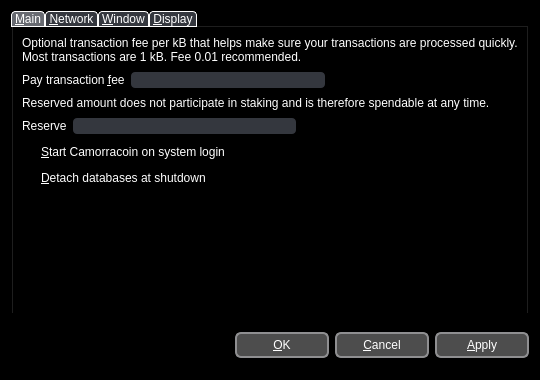
<?xml version="1.0" encoding="UTF-8"?>
<ui version="4.0">
 <class>OptionsDialog</class>
 <widget class="QDialog" name="OptionsDialog">
  <property name="geometry">
   <rect>
    <x>0</x>
    <y>0</y>
    <width>540</width>
    <height>380</height>
   </rect>
  </property>
  <property name="palette">
   <palette>
    <active>
     <colorrole role="WindowText">
      <brush brushstyle="SolidPattern">
       <color alpha="255">
        <red>255</red>
        <green>255</green>
        <blue>255</blue>
       </color>
      </brush>
     </colorrole>
     <colorrole role="Base">
      <brush brushstyle="SolidPattern">
       <color alpha="255">
        <red>0</red>
        <green>0</green>
        <blue>0</blue>
       </color>
      </brush>
     </colorrole>
     <colorrole role="Window">
      <brush brushstyle="SolidPattern">
       <color alpha="255">
        <red>0</red>
        <green>0</green>
        <blue>0</blue>
       </color>
      </brush>
     </colorrole>
    </active>
    <inactive>
     <colorrole role="WindowText">
      <brush brushstyle="SolidPattern">
       <color alpha="255">
        <red>255</red>
        <green>255</green>
        <blue>255</blue>
       </color>
      </brush>
     </colorrole>
     <colorrole role="Base">
      <brush brushstyle="SolidPattern">
       <color alpha="255">
        <red>0</red>
        <green>0</green>
        <blue>0</blue>
       </color>
      </brush>
     </colorrole>
     <colorrole role="Window">
      <brush brushstyle="SolidPattern">
       <color alpha="255">
        <red>0</red>
        <green>0</green>
        <blue>0</blue>
       </color>
      </brush>
     </colorrole>
    </inactive>
    <disabled>
     <colorrole role="WindowText">
      <brush brushstyle="SolidPattern">
       <color alpha="255">
        <red>159</red>
        <green>158</green>
        <blue>158</blue>
       </color>
      </brush>
     </colorrole>
     <colorrole role="Base">
      <brush brushstyle="SolidPattern">
       <color alpha="255">
        <red>0</red>
        <green>0</green>
        <blue>0</blue>
       </color>
      </brush>
     </colorrole>
     <colorrole role="Window">
      <brush brushstyle="SolidPattern">
       <color alpha="255">
        <red>0</red>
        <green>0</green>
        <blue>0</blue>
       </color>
      </brush>
     </colorrole>
    </disabled>
   </palette>
  </property>
  <property name="windowTitle">
   <string>Options</string>
  </property>
  <property name="modal">
   <bool>true</bool>
  </property>
  <layout class="QVBoxLayout" name="verticalLayout">
   <item>
    <widget class="QTabWidget" name="tabWidget">
     <property name="styleSheet">
      <string notr="true">QTabBar::tab {
	background-color: #34373E;
	color: #ffffff;
	border: 1px solid #ffffff;
	border-top-left-radius: 4px;
	border-top-right-radius: 4px;
	min-width: 10ex;
   min-height: 3ex;
   padding-right: 3px;
   padding-left: 3px;
}
QTabBar::tab:selected {
	background-color: #676A71;
}
QWidget {
	background-color: #000000;
	color: #FFFFFF;
}</string>
     </property>
     <property name="tabPosition">
      <enum>QTabWidget::North</enum>
     </property>
     <property name="currentIndex">
      <number>0</number>
     </property>
     <widget class="QWidget" name="tabMain">
      <attribute name="title">
       <string>&amp;Main</string>
      </attribute>
      <layout class="QVBoxLayout" name="verticalLayout_Main">
       <item>
        <widget class="QLabel" name="transactionFeeInfoLabel">
         <property name="text">
          <string>Optional transaction fee per kB that helps make sure your transactions are processed quickly. Most transactions are 1 kB. Fee 0.01 recommended.</string>
         </property>
         <property name="textFormat">
          <enum>Qt::PlainText</enum>
         </property>
         <property name="wordWrap">
          <bool>true</bool>
         </property>
        </widget>
       </item>
       <item>
        <layout class="QHBoxLayout" name="horizontalLayoutFee">
         <item>
          <widget class="QLabel" name="transactionFeeLabel">
           <property name="text">
            <string>Pay transaction &amp;fee</string>
           </property>
           <property name="textFormat">
            <enum>Qt::PlainText</enum>
           </property>
           <property name="buddy">
            <cstring>transactionFee</cstring>
           </property>
          </widget>
         </item>
         <item>
          <widget class="BitcoinAmountField" name="transactionFee">
           <property name="styleSheet">
            <string notr="true">QLineEdit {
	background-color: #34373E;
	color: #FFFFFF;
	border: 1px solid #FFFFFFF;
	border-radius: 4px;
}
QLineEdit:hover {
	background-color: #676A71;
}</string>
           </property>
          </widget>
         </item>
         <item>
          <spacer name="horizontalSpacerFee">
           <property name="orientation">
            <enum>Qt::Horizontal</enum>
           </property>
           <property name="sizeHint" stdset="0">
            <size>
             <width>40</width>
             <height>20</height>
            </size>
           </property>
          </spacer>
         </item>
        </layout>
       </item>
       <item>
        <widget class="QLabel" name="reserveBalanceInfoLabel">
         <property name="text">
          <string>Reserved amount does not participate in staking and is therefore spendable at any time.</string>
         </property>
         <property name="textFormat">
          <enum>Qt::PlainText</enum>
         </property>
         <property name="wordWrap">
          <bool>true</bool>
         </property>
        </widget>
       </item>
       <item>
        <layout class="QHBoxLayout" name="horizontalLayoutReserveBalance">
         <item>
          <widget class="QLabel" name="reserveBalanceLabel">
           <property name="text">
            <string>Reserve</string>
           </property>
           <property name="textFormat">
            <enum>Qt::PlainText</enum>
           </property>
           <property name="buddy">
            <cstring>reserveBalance</cstring>
           </property>
          </widget>
         </item>
         <item>
          <widget class="BitcoinAmountField" name="reserveBalance">
           <property name="styleSheet">
            <string notr="true">QLineEdit {
	background-color: #34373E;
	color: #FFFFFF;
	border: 1px solid #FFFFFFF;
	border-radius: 4px;
}
QLineEdit:hover {
	background-color: #676A71;
}</string>
           </property>
          </widget>
         </item>
         <item>
          <spacer name="horizontalSpacerReserveBalance">
           <property name="orientation">
            <enum>Qt::Horizontal</enum>
           </property>
           <property name="sizeHint" stdset="0">
            <size>
             <width>40</width>
             <height>20</height>
            </size>
           </property>
          </spacer>
         </item>
        </layout>
       </item>
       <item>
        <widget class="QCheckBox" name="bitcoinAtStartup">
         <property name="toolTip">
          <string>Automatically start Camorracoin after logging in to the system.</string>
         </property>
         <property name="styleSheet">
          <string notr="true">QAbstractButton::indicator {
	border: 1px solid #FFFFFF;
	border-image: url(:/images/checkbox_unchecked) 0 0 0 0 stretch stretch;
	background-position: 0px 0px;
 }
QCheckBox::indicator:unchecked {
	border: 1px solid #FFFFFF;
	border-image: url(:/images/checkbox_unchecked) 0 0 0 0 stretch stretch;
	background-position: 0px 0px;
 }
QCheckBox::indicator {
	border: 1px solid #FFFFFF;
	border-image: url(:/images/checkbox_unchecked) 0 0 0 0 stretch stretch;
	background-position: 0px 0px;
 }
QCheckBox::indicator:unchecked {
	border: 1px solid #FFFFFF;
	border-image: url(:/images/checkbox_unchecked) 0 0 0 0 stretch stretch;
	background-position: 0px 0px;
 }
QCheckBox::indicator:checked {
	border: 1px solid #FFFFFF;
	border-image: url(:/images/checkbox_checked) 0 0 0 0 stretch stretch;
	background-position: 0px 0px;
 }</string>
         </property>
         <property name="text">
          <string>&amp;Start Camorracoin on system login</string>
         </property>
        </widget>
       </item>
       <item>
        <widget class="QCheckBox" name="detachDatabases">
         <property name="toolTip">
          <string>Detach block and address databases at shutdown. This means they can be moved to another data directory, but it slows down shutdown. The wallet is always detached.</string>
         </property>
         <property name="styleSheet">
          <string notr="true">QAbstractButton::indicator {
	border: 1px solid #FFFFFF;
	border-image: url(:/images/checkbox_unchecked) 0 0 0 0 stretch stretch;
	background-position: 0px 0px;
 }
QCheckBox::indicator:unchecked {
	border: 1px solid #FFFFFF;
	border-image: url(:/images/checkbox_unchecked) 0 0 0 0 stretch stretch;
	background-position: 0px 0px;
 }
QCheckBox::indicator {
	border: 1px solid #FFFFFF;
	border-image: url(:/images/checkbox_unchecked) 0 0 0 0 stretch stretch;
	background-position: 0px 0px;
 }
QCheckBox::indicator:unchecked {
	border: 1px solid #FFFFFF;
	border-image: url(:/images/checkbox_unchecked) 0 0 0 0 stretch stretch;
	background-position: 0px 0px;
 }
QCheckBox::indicator:checked {
	border: 1px solid #FFFFFF;
	border-image: url(:/images/checkbox_checked) 0 0 0 0 stretch stretch;
	background-position: 0px 0px;
 }</string>
         </property>
         <property name="text">
          <string>&amp;Detach databases at shutdown</string>
         </property>
        </widget>
       </item>
       <item>
        <spacer name="verticalSpacer_Main">
         <property name="orientation">
          <enum>Qt::Vertical</enum>
         </property>
         <property name="sizeHint" stdset="0">
          <size>
           <width>20</width>
           <height>40</height>
          </size>
         </property>
        </spacer>
       </item>
      </layout>
     </widget>
     <widget class="QWidget" name="tabNetwork">
      <attribute name="title">
       <string>&amp;Network</string>
      </attribute>
      <layout class="QVBoxLayout" name="verticalLayout_Network">
       <item>
        <widget class="QCheckBox" name="mapPortUpnp">
         <property name="toolTip">
          <string>Automatically open the Camorracoin client port on the router. This only works when your router supports UPnP and it is enabled.</string>
         </property>
         <property name="styleSheet">
          <string notr="true">QAbstractButton::indicator {
	border: 1px solid #FFFFFF;
	border-image: url(:/images/checkbox_unchecked) 0 0 0 0 stretch stretch;
	background-position: 0px 0px;
 }
QCheckBox::indicator:unchecked {
	border: 1px solid #FFFFFF;
	border-image: url(:/images/checkbox_unchecked) 0 0 0 0 stretch stretch;
	background-position: 0px 0px;
 }
QCheckBox::indicator {
	border: 1px solid #FFFFFF;
	border-image: url(:/images/checkbox_unchecked) 0 0 0 0 stretch stretch;
	background-position: 0px 0px;
 }
QCheckBox::indicator:unchecked {
	border: 1px solid #FFFFFF;
	border-image: url(:/images/checkbox_unchecked) 0 0 0 0 stretch stretch;
	background-position: 0px 0px;
 }
QCheckBox::indicator:checked {
	border: 1px solid #FFFFFF;
	border-image: url(:/images/checkbox_checked) 0 0 0 0 stretch stretch;
	background-position: 0px 0px;
 }</string>
         </property>
         <property name="text">
          <string>Map port using &amp;UPnP</string>
         </property>
        </widget>
       </item>
       <item>
        <widget class="QCheckBox" name="connectSocks">
         <property name="toolTip">
          <string>Connect to the Camorracoin network through a SOCKS proxy (e.g. when connecting through Tor).</string>
         </property>
         <property name="styleSheet">
          <string notr="true">QAbstractButton::indicator {
	border: 1px solid #FFFFFF;
	border-image: url(:/images/checkbox_unchecked) 0 0 0 0 stretch stretch;
	background-position: 0px 0px;
 }
QCheckBox::indicator:unchecked {
	border: 1px solid #FFFFFF;
	border-image: url(:/images/checkbox_unchecked) 0 0 0 0 stretch stretch;
	background-position: 0px 0px;
 }
QCheckBox::indicator {
	border: 1px solid #FFFFFF;
	border-image: url(:/images/checkbox_unchecked) 0 0 0 0 stretch stretch;
	background-position: 0px 0px;
 }
QCheckBox::indicator:unchecked {
	border: 1px solid #FFFFFF;
	border-image: url(:/images/checkbox_unchecked) 0 0 0 0 stretch stretch;
	background-position: 0px 0px;
 }
QCheckBox::indicator:checked {
	border: 1px solid #FFFFFF;
	border-image: url(:/images/checkbox_checked) 0 0 0 0 stretch stretch;
	background-position: 0px 0px;
 }</string>
         </property>
         <property name="text">
          <string>&amp;Connect through SOCKS proxy:</string>
         </property>
        </widget>
       </item>
       <item>
        <layout class="QHBoxLayout" name="horizontalLayout_Network">
         <item>
          <widget class="QLabel" name="proxyIpLabel">
           <property name="text">
            <string>Proxy &amp;IP:</string>
           </property>
           <property name="textFormat">
            <enum>Qt::PlainText</enum>
           </property>
           <property name="buddy">
            <cstring>proxyIp</cstring>
           </property>
          </widget>
         </item>
         <item>
          <widget class="QValidatedLineEdit" name="proxyIp">
           <property name="maximumSize">
            <size>
             <width>140</width>
             <height>16777215</height>
            </size>
           </property>
           <property name="toolTip">
            <string>IP address of the proxy (e.g. 127.0.0.1)</string>
           </property>
           <property name="styleSheet">
            <string notr="true">QLineEdit {
	background-color: #34373E;
	color: #FFFFFF;
	border: 1px solid #FFFFFFF;
	border-radius: 4px;
}
QLineEdit:hover {
	background-color: #676A71;
}</string>
           </property>
          </widget>
         </item>
         <item>
          <widget class="QLabel" name="proxyPortLabel">
           <property name="text">
            <string>&amp;Port:</string>
           </property>
           <property name="textFormat">
            <enum>Qt::PlainText</enum>
           </property>
           <property name="buddy">
            <cstring>proxyPort</cstring>
           </property>
          </widget>
         </item>
         <item>
          <widget class="QLineEdit" name="proxyPort">
           <property name="maximumSize">
            <size>
             <width>55</width>
             <height>16777215</height>
            </size>
           </property>
           <property name="toolTip">
            <string>Port of the proxy (e.g. 9050)</string>
           </property>
           <property name="styleSheet">
            <string notr="true">QLineEdit {
	background-color: #34373E;
	color: #FFFFFF;
	border: 1px solid #FFFFFFF;
	border-radius: 4px;
}
QLineEdit:hover {
	background-color: #676A71;
}</string>
           </property>
          </widget>
         </item>
         <item>
          <widget class="QLabel" name="socksVersionLabel">
           <property name="text">
            <string>SOCKS &amp;Version:</string>
           </property>
           <property name="textFormat">
            <enum>Qt::PlainText</enum>
           </property>
           <property name="buddy">
            <cstring>socksVersion</cstring>
           </property>
          </widget>
         </item>
         <item>
          <widget class="QValueComboBox" name="socksVersion">
           <property name="toolTip">
            <string>SOCKS version of the proxy (e.g. 5)</string>
           </property>
          </widget>
         </item>
         <item>
          <spacer name="horizontalSpacer_Network">
           <property name="orientation">
            <enum>Qt::Horizontal</enum>
           </property>
           <property name="sizeHint" stdset="0">
            <size>
             <width>40</width>
             <height>20</height>
            </size>
           </property>
          </spacer>
         </item>
        </layout>
       </item>
       <item>
        <spacer name="verticalSpacer_Network">
         <property name="orientation">
          <enum>Qt::Vertical</enum>
         </property>
         <property name="sizeHint" stdset="0">
          <size>
           <width>20</width>
           <height>40</height>
          </size>
         </property>
        </spacer>
       </item>
      </layout>
     </widget>
     <widget class="QWidget" name="tabWindow">
      <attribute name="title">
       <string>&amp;Window</string>
      </attribute>
      <layout class="QGridLayout" name="gridLayout">
       <item row="1" column="0" colspan="2">
        <widget class="QCheckBox" name="minimizeOnClose">
         <property name="toolTip">
          <string>Minimize instead of exit the application when the window is closed. When this option is enabled, the application will be closed only after selecting Quit in the menu.</string>
         </property>
         <property name="styleSheet">
          <string notr="true">QAbstractButton::indicator {
	border: 1px solid #FFFFFF;
	border-image: url(:/images/checkbox_unchecked) 0 0 0 0 stretch stretch;
	background-position: 0px 0px;
 }
QCheckBox::indicator:unchecked {
	border: 1px solid #FFFFFF;
	border-image: url(:/images/checkbox_unchecked) 0 0 0 0 stretch stretch;
	background-position: 0px 0px;
 }
QCheckBox::indicator {
	border: 1px solid #FFFFFF;
	border-image: url(:/images/checkbox_unchecked) 0 0 0 0 stretch stretch;
	background-position: 0px 0px;
 }
QCheckBox::indicator:unchecked {
	border: 1px solid #FFFFFF;
	border-image: url(:/images/checkbox_unchecked) 0 0 0 0 stretch stretch;
	background-position: 0px 0px;
 }
QCheckBox::indicator:checked {
	border: 1px solid #FFFFFF;
	border-image: url(:/images/checkbox_checked) 0 0 0 0 stretch stretch;
	background-position: 0px 0px;
 }</string>
         </property>
         <property name="text">
          <string>M&amp;inimize on close</string>
         </property>
        </widget>
       </item>
       <item row="0" column="0" colspan="3">
        <widget class="QCheckBox" name="minimizeToTray">
         <property name="toolTip">
          <string>Show only a tray icon after minimizing the window.</string>
         </property>
         <property name="styleSheet">
          <string notr="true">QAbstractButton::indicator {
	border: 1px solid #FFFFFF;
	border-image: url(:/images/checkbox_unchecked) 0 0 0 0 stretch stretch;
	background-position: 0px 0px;
 }
QCheckBox::indicator:unchecked {
	border: 1px solid #FFFFFF;
	border-image: url(:/images/checkbox_unchecked) 0 0 0 0 stretch stretch;
	background-position: 0px 0px;
 }
QCheckBox::indicator {
	border: 1px solid #FFFFFF;
	border-image: url(:/images/checkbox_unchecked) 0 0 0 0 stretch stretch;
	background-position: 0px 0px;
 }
QCheckBox::indicator:unchecked {
	border: 1px solid #FFFFFF;
	border-image: url(:/images/checkbox_unchecked) 0 0 0 0 stretch stretch;
	background-position: 0px 0px;
 }
QCheckBox::indicator:checked {
	border: 1px solid #FFFFFF;
	border-image: url(:/images/checkbox_checked) 0 0 0 0 stretch stretch;
	background-position: 0px 0px;
 }</string>
         </property>
         <property name="text">
          <string>&amp;Minimize to the tray instead of the taskbar</string>
         </property>
        </widget>
       </item>
       <item row="2" column="0" colspan="3">
        <spacer name="verticalSpacer_Window">
         <property name="orientation">
          <enum>Qt::Vertical</enum>
         </property>
         <property name="sizeHint" stdset="0">
          <size>
           <width>20</width>
           <height>20</height>
          </size>
         </property>
        </spacer>
       </item>
      </layout>
     </widget>
     <widget class="QWidget" name="tabDisplay">
      <attribute name="title">
       <string>&amp;Display</string>
      </attribute>
      <layout class="QVBoxLayout" name="verticalLayout_Display">
       <item>
        <layout class="QHBoxLayout" name="horizontalLayout_1_Display">
         <item>
          <widget class="QLabel" name="langLabel">
           <property name="text">
            <string>User Interface &amp;language:</string>
           </property>
           <property name="textFormat">
            <enum>Qt::PlainText</enum>
           </property>
           <property name="buddy">
            <cstring>lang</cstring>
           </property>
          </widget>
         </item>
         <item>
          <widget class="QValueComboBox" name="lang">
           <property name="toolTip">
            <string>The user interface language can be set here. This setting will take effect after restarting Camorracoin.</string>
           </property>
          </widget>
         </item>
        </layout>
       </item>
       <item>
        <layout class="QHBoxLayout" name="horizontalLayout_2_Display">
         <item>
          <widget class="QLabel" name="unitLabel">
           <property name="text">
            <string>&amp;Unit to show amounts in:</string>
           </property>
           <property name="textFormat">
            <enum>Qt::PlainText</enum>
           </property>
           <property name="buddy">
            <cstring>unit</cstring>
           </property>
          </widget>
         </item>
         <item>
          <widget class="QValueComboBox" name="unit">
           <property name="toolTip">
            <string>Choose the default subdivision unit to show in the interface and when sending coins.</string>
           </property>
          </widget>
         </item>
        </layout>
       </item>
       <item>
        <widget class="QCheckBox" name="displayAddresses">
         <property name="toolTip">
          <string>Whether to show Camorracoin addresses in the transaction list or not.</string>
         </property>
         <property name="styleSheet">
          <string notr="true">QAbstractButton::indicator {
	border: 1px solid #FFFFFF;
	border-image: url(:/images/checkbox_unchecked) 0 0 0 0 stretch stretch;
	background-position: 0px 0px;
 }
QCheckBox::indicator:unchecked {
	border: 1px solid #FFFFFF;
	border-image: url(:/images/checkbox_unchecked) 0 0 0 0 stretch stretch;
	background-position: 0px 0px;
 }
QCheckBox::indicator {
	border: 1px solid #FFFFFF;
	border-image: url(:/images/checkbox_unchecked) 0 0 0 0 stretch stretch;
	background-position: 0px 0px;
 }
QCheckBox::indicator:unchecked {
	border: 1px solid #FFFFFF;
	border-image: url(:/images/checkbox_unchecked) 0 0 0 0 stretch stretch;
	background-position: 0px 0px;
 }
QCheckBox::indicator:checked {
	border: 1px solid #FFFFFF;
	border-image: url(:/images/checkbox_checked) 0 0 0 0 stretch stretch;
	background-position: 0px 0px;
 }</string>
         </property>
         <property name="text">
          <string>&amp;Display addresses in transaction list</string>
         </property>
        </widget>
       </item>
       <item>
        <widget class="QCheckBox" name="coinControlFeatures">
         <property name="toolTip">
          <string>Whether to show coin control features or not.</string>
         </property>
         <property name="styleSheet">
          <string notr="true">QAbstractButton::indicator {
	border: 1px solid #FFFFFF;
	border-image: url(:/images/checkbox_unchecked) 0 0 0 0 stretch stretch;
	background-position: 0px 0px;
 }
QCheckBox::indicator:unchecked {
	border: 1px solid #FFFFFF;
	border-image: url(:/images/checkbox_unchecked) 0 0 0 0 stretch stretch;
	background-position: 0px 0px;
 }
QCheckBox::indicator {
	border: 1px solid #FFFFFF;
	border-image: url(:/images/checkbox_unchecked) 0 0 0 0 stretch stretch;
	background-position: 0px 0px;
 }
QCheckBox::indicator:unchecked {
	border: 1px solid #FFFFFF;
	border-image: url(:/images/checkbox_unchecked) 0 0 0 0 stretch stretch;
	background-position: 0px 0px;
 }
QCheckBox::indicator:checked {
	border: 1px solid #FFFFFF;
	border-image: url(:/images/checkbox_checked) 0 0 0 0 stretch stretch;
	background-position: 0px 0px;
 }</string>
         </property>
         <property name="text">
          <string>Display coin &amp;control features (experts only!)</string>
         </property>
        </widget>
       </item>
       <item>
        <spacer name="verticalSpacer_Display">
         <property name="orientation">
          <enum>Qt::Vertical</enum>
         </property>
         <property name="sizeHint" stdset="0">
          <size>
           <width>20</width>
           <height>40</height>
          </size>
         </property>
        </spacer>
       </item>
      </layout>
     </widget>
    </widget>
   </item>
   <item>
    <layout class="QHBoxLayout" name="horizontalLayout_Buttons">
     <item>
      <spacer name="horizontalSpacer_1">
       <property name="orientation">
        <enum>Qt::Horizontal</enum>
       </property>
       <property name="sizeHint" stdset="0">
        <size>
         <width>40</width>
         <height>48</height>
        </size>
       </property>
      </spacer>
     </item>
     <item>
      <widget class="QLabel" name="statusLabel">
       <property name="font">
        <font>
         <weight>75</weight>
         <bold>true</bold>
        </font>
       </property>
       <property name="text">
        <string/>
       </property>
       <property name="textFormat">
        <enum>Qt::PlainText</enum>
       </property>
       <property name="wordWrap">
        <bool>true</bool>
       </property>
      </widget>
     </item>
     <item>
      <spacer name="horizontalSpacer_2">
       <property name="orientation">
        <enum>Qt::Horizontal</enum>
       </property>
       <property name="sizeHint" stdset="0">
        <size>
         <width>40</width>
         <height>48</height>
        </size>
       </property>
      </spacer>
     </item>
     <item>
      <widget class="QPushButton" name="okButton">
       <property name="styleSheet">
        <string notr="true">QPushButton {
     border: 2px solid #8f8f91;
     border-radius: 6px;
     background-color: qlineargradient(spread:pad, x1:0, y1:0, x2:1, y2:0, stop:0.0511364 rgba(77, 77, 77, 255));
     min-width:90px;
     min-height: 22px;
     color: #fff;
 }

 QPushButton:pressed {
     background-color: qlineargradient(x1: 0, y1: 0, x2: 0, y2: 1,
                                       stop: 0 #dadbde, stop: 1 #f6f7fa);
 }

 QPushButton:flat {
     border: none; /* no border for a flat push button */
 }
QDialogButtonBox {
	background-color: #000;
}</string>
       </property>
       <property name="text">
        <string>&amp;OK</string>
       </property>
      </widget>
     </item>
     <item>
      <widget class="QPushButton" name="cancelButton">
       <property name="styleSheet">
        <string notr="true">QPushButton {
     border: 2px solid #8f8f91;
     border-radius: 6px;
     background-color: qlineargradient(spread:pad, x1:0, y1:0, x2:1, y2:0, stop:0.0511364 rgba(77, 77, 77, 255));
     min-width:90px;
     min-height: 22px;
     color: #fff;
 }

 QPushButton:pressed {
     background-color: qlineargradient(x1: 0, y1: 0, x2: 0, y2: 1,
                                       stop: 0 #dadbde, stop: 1 #f6f7fa);
 }

 QPushButton:flat {
     border: none; /* no border for a flat push button */
 }
QDialogButtonBox {
	background-color: #000;
}</string>
       </property>
       <property name="text">
        <string>&amp;Cancel</string>
       </property>
       <property name="autoDefault">
        <bool>false</bool>
       </property>
      </widget>
     </item>
     <item>
      <widget class="QPushButton" name="applyButton">
       <property name="styleSheet">
        <string notr="true">QPushButton {
     border: 2px solid #8f8f91;
     border-radius: 6px;
     background-color: qlineargradient(spread:pad, x1:0, y1:0, x2:1, y2:0, stop:0.0511364 rgba(77, 77, 77, 255));
     min-width:90px;
     min-height: 22px;
     color: #fff;
 }

 QPushButton:pressed {
     background-color: qlineargradient(x1: 0, y1: 0, x2: 0, y2: 1,
                                       stop: 0 #dadbde, stop: 1 #f6f7fa);
 }

 QPushButton:flat {
     border: none; /* no border for a flat push button */
 }
QDialogButtonBox {
	background-color: #000;
}</string>
       </property>
       <property name="text">
        <string>&amp;Apply</string>
       </property>
       <property name="autoDefault">
        <bool>false</bool>
       </property>
      </widget>
     </item>
    </layout>
   </item>
  </layout>
 </widget>
 <customwidgets>
  <customwidget>
   <class>QValidatedLineEdit</class>
   <extends>QLineEdit</extends>
   <header>qvalidatedlineedit.h</header>
  </customwidget>
  <customwidget>
   <class>BitcoinAmountField</class>
   <extends>QLineEdit</extends>
   <header>bitcoinamountfield.h</header>
   <container>1</container>
  </customwidget>
  <customwidget>
   <class>QValueComboBox</class>
   <extends>QComboBox</extends>
   <header>qvaluecombobox.h</header>
  </customwidget>
 </customwidgets>
 <resources/>
 <connections/>
</ui>
